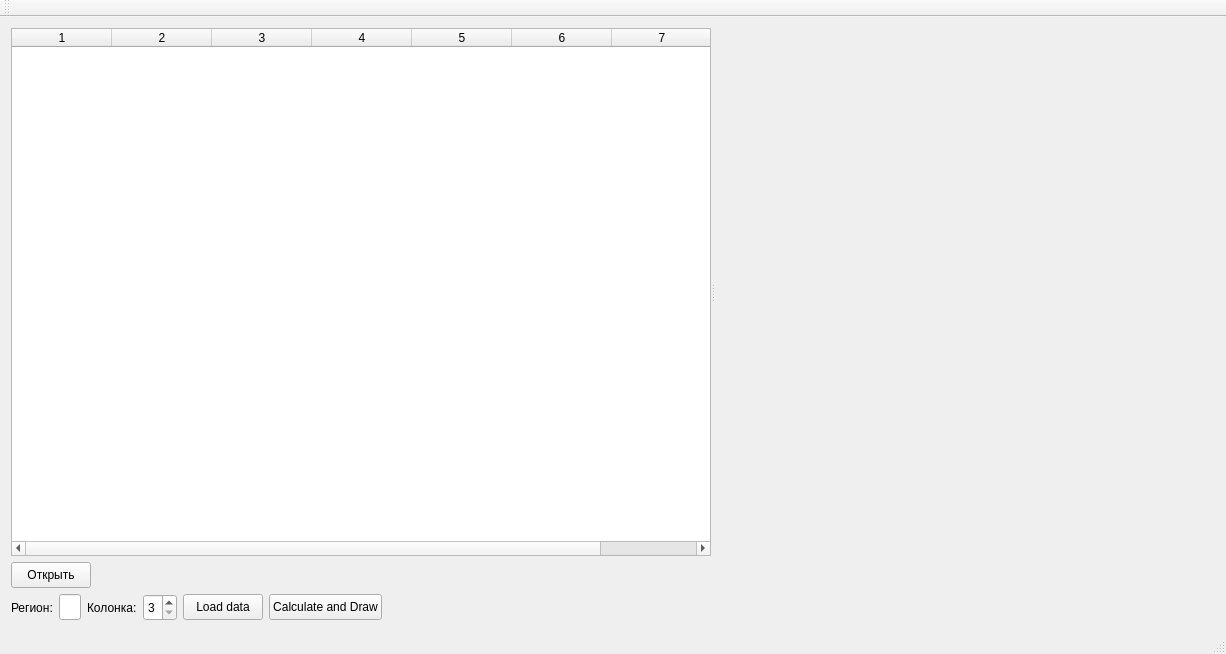
<?xml version="1.0" encoding="UTF-8"?>
<ui version="4.0">
 <class>View</class>
 <widget class="QMainWindow" name="View">
  <property name="geometry">
   <rect>
    <x>0</x>
    <y>0</y>
    <width>1222</width>
    <height>654</height>
   </rect>
  </property>
  <property name="maximumSize">
   <size>
    <width>16777215</width>
    <height>1000</height>
   </size>
  </property>
  <property name="windowTitle">
   <string>View</string>
  </property>
  <widget class="QWidget" name="centralWidget">
   <layout class="QVBoxLayout" name="verticalLayout_2">
    <item>
     <widget class="QSplitter" name="splitter">
      <property name="orientation">
       <enum>Qt::Horizontal</enum>
      </property>
      <widget class="QTableWidget" name="table">
       <property name="minimumSize">
        <size>
         <width>700</width>
         <height>500</height>
        </size>
       </property>
       <property name="editTriggers">
        <set>QAbstractItemView::NoEditTriggers</set>
       </property>
       <property name="columnCount">
        <number>7</number>
       </property>
       <column/>
       <column/>
       <column/>
       <column/>
       <column/>
       <column/>
       <column/>
      </widget>
      <widget class="Scene" name="scene" native="true">
       <property name="sizePolicy">
        <sizepolicy hsizetype="Expanding" vsizetype="Expanding">
         <horstretch>0</horstretch>
         <verstretch>0</verstretch>
        </sizepolicy>
       </property>
       <property name="minimumSize">
        <size>
         <width>500</width>
         <height>500</height>
        </size>
       </property>
      </widget>
     </widget>
    </item>
    <item>
     <layout class="QVBoxLayout" name="verticalLayout">
      <item>
       <layout class="QHBoxLayout" name="horizontalLayout">
        <item>
         <widget class="QPushButton" name="openFile">
          <property name="maximumSize">
           <size>
            <width>16777215</width>
            <height>26</height>
           </size>
          </property>
          <property name="text">
           <string>Открыть</string>
          </property>
         </widget>
        </item>
        <item>
         <widget class="QLabel" name="filePath">
          <property name="maximumSize">
           <size>
            <width>16777215</width>
            <height>26</height>
           </size>
          </property>
          <property name="text">
           <string/>
          </property>
         </widget>
        </item>
        <item>
         <spacer name="horizontalSpacer">
          <property name="maximumSize">
           <size>
            <width>16777215</width>
            <height>26</height>
           </size>
          </property>
          <property name="orientation">
           <enum>Qt::Horizontal</enum>
          </property>
          <property name="sizeHint" stdset="0">
           <size>
            <width>40</width>
            <height>20</height>
           </size>
          </property>
         </spacer>
        </item>
       </layout>
      </item>
      <item>
       <layout class="QHBoxLayout" name="horizontalLayout_2">
        <item>
         <widget class="QLabel" name="label">
          <property name="maximumSize">
           <size>
            <width>16777215</width>
            <height>27</height>
           </size>
          </property>
          <property name="text">
           <string>Регион:</string>
          </property>
         </widget>
        </item>
        <item>
         <widget class="QLineEdit" name="region">
          <property name="maximumSize">
           <size>
            <width>16777215</width>
            <height>26</height>
           </size>
          </property>
         </widget>
        </item>
        <item>
         <widget class="QLabel" name="label_2">
          <property name="maximumSize">
           <size>
            <width>16777215</width>
            <height>27</height>
           </size>
          </property>
          <property name="text">
           <string>Колонка:</string>
          </property>
         </widget>
        </item>
        <item>
         <widget class="QSpinBox" name="column">
          <property name="maximumSize">
           <size>
            <width>16777215</width>
            <height>27</height>
           </size>
          </property>
          <property name="minimum">
           <number>3</number>
          </property>
          <property name="maximum">
           <number>7</number>
          </property>
         </widget>
        </item>
        <item>
         <widget class="QPushButton" name="loadData">
          <property name="maximumSize">
           <size>
            <width>16777215</width>
            <height>26</height>
           </size>
          </property>
          <property name="text">
           <string>Load data</string>
          </property>
         </widget>
        </item>
        <item>
         <widget class="QPushButton" name="CalculateAndDraw">
          <property name="maximumSize">
           <size>
            <width>16777215</width>
            <height>26</height>
           </size>
          </property>
          <property name="text">
           <string>Calculate and Draw</string>
          </property>
         </widget>
        </item>
        <item>
         <spacer name="horizontalSpacer_2">
          <property name="maximumSize">
           <size>
            <width>16777215</width>
            <height>27</height>
           </size>
          </property>
          <property name="orientation">
           <enum>Qt::Horizontal</enum>
          </property>
          <property name="sizeHint" stdset="0">
           <size>
            <width>40</width>
            <height>20</height>
           </size>
          </property>
         </spacer>
        </item>
       </layout>
      </item>
     </layout>
    </item>
   </layout>
  </widget>
  <widget class="QMenuBar" name="menuBar">
   <property name="geometry">
    <rect>
     <x>0</x>
     <y>0</y>
     <width>1222</width>
     <height>24</height>
    </rect>
   </property>
  </widget>
  <widget class="QToolBar" name="mainToolBar">
   <attribute name="toolBarArea">
    <enum>TopToolBarArea</enum>
   </attribute>
   <attribute name="toolBarBreak">
    <bool>false</bool>
   </attribute>
  </widget>
  <widget class="QStatusBar" name="statusBar"/>
 </widget>
 <layoutdefault spacing="6" margin="11"/>
 <customwidgets>
  <customwidget>
   <class>Scene</class>
   <extends>QWidget</extends>
   <header>scene.h</header>
   <container>1</container>
  </customwidget>
 </customwidgets>
 <resources/>
 <connections/>
</ui>
